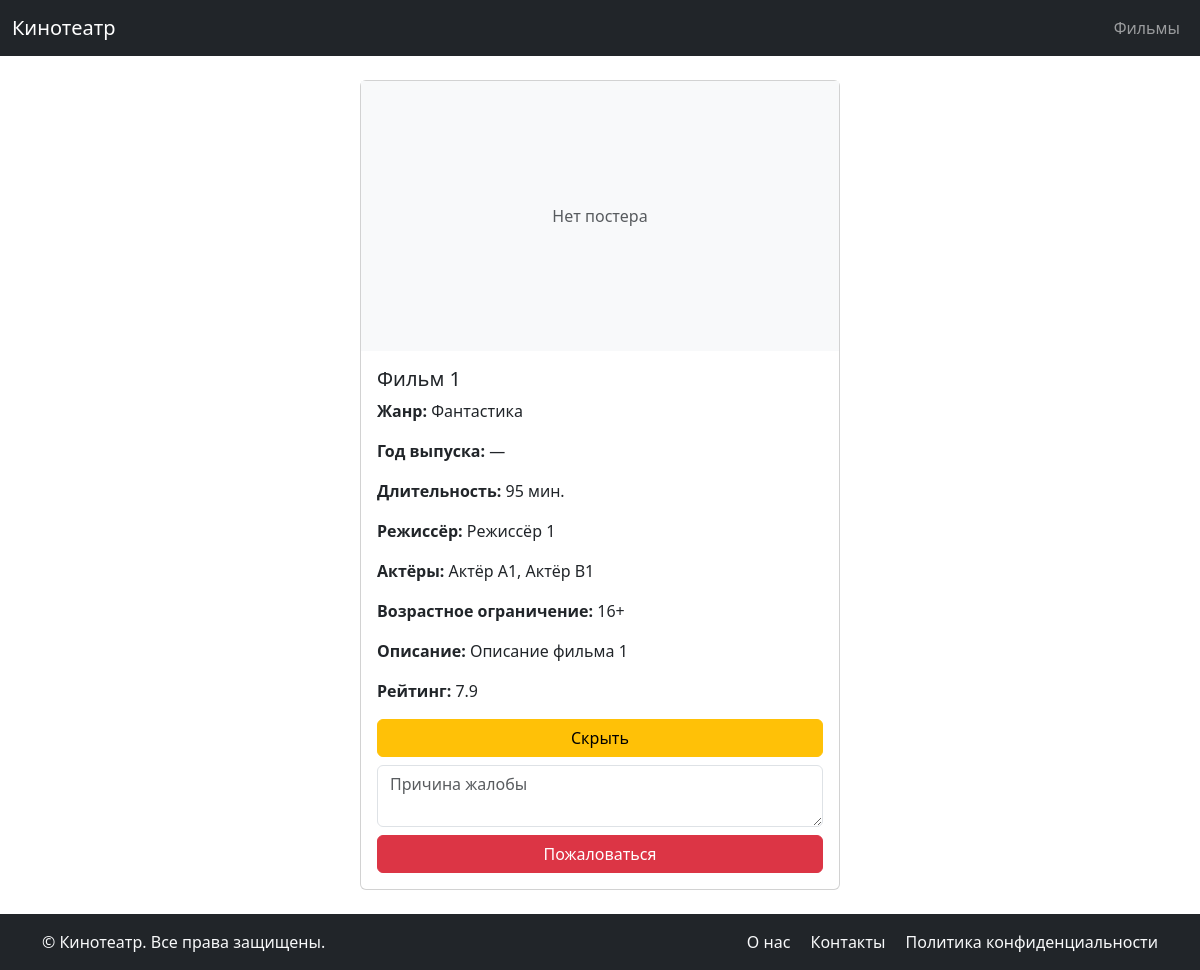
The app's page /movie/2/ with its own data.
### movies/models.py (models this page shows, shortened)
class Movie(models.Model):
    title = models.CharField("Название", max_length=255)
    genre = models.CharField("Жанр", max_length=100)
    duration = models.PositiveIntegerField("Длительность (мин)")
    director = models.CharField("Режиссёр", max_length=255)
    actors = models.TextField("Актёры")
    release_date = models.DateField("Дата выпуска", null=True, blank=True)
    age_limit = models.CharField("Возрастное ограничение", max_length=10)
    description = models.TextField("Описание")
    rating = models.FloatField("Рейтинг", null=True, blank=True)
    poster = models.ImageField("Постер", null=True, blank=True, upload_to="posters/")
    def display_rating(self):
        return f"{self.rating:.1f}" if self.rating is not None else "Нет оценки"
    display_rating.short_description = "Рейтинг"
    class Meta:
        verbose_name = "Фильм"
        verbose_name_plural = "Фильмы"
    def release_year(self):
        return self.release_date.year if self.release_date else "—"
    release_year.short_description = "Год выпуска"

### movies/views.py (the view)
# urls.py: path('movie/<int:movie_id>/', views.movie_detail, name='movie_detail'),
def movie_detail(request, movie_id):
    movie = get_object_or_404(Movie, id=movie_id)
    return render(request, 'movies/movie_detail.html', {'movie': movie})

### movies/templates/movies/movie_detail.html (shortened to what this page needs)
{% extends "movies/base.html" %}
{% block content %}
<div class="card" style="width: 30rem; margin: auto;">
  {% if movie.poster %}
    <img src="{{ movie.poster.url }}" class="card-img-top" alt="{{ movie.title }}">
  {% else %}
    <div class="d-flex align-items-center justify-content-center bg-light" style="height: 270px;">
      <span class="text-muted">Нет постера</span>
    </div>
  {% endif %}
  <div class="card-body">
    <h5 class="card-title">{{ movie.title }}</h5>
    <p class="card-text"><strong>Жанр:</strong> {{ movie.genre }}</p>
    <p class="card-text"><strong>Год выпуска:</strong> {{ movie.release_year }}</p>
    <p class="card-text"><strong>Длительность:</strong> {{ movie.duration }} мин.</p>
    <p class="card-text"><strong>Режиссёр:</strong> {{ movie.director }}</p>
    <p class="card-text"><strong>Актёры:</strong> {{ movie.actors }}</p>
    <p class="card-text"><strong>Возрастное ограничение:</strong> {{ movie.age_limit }}</p>
    <p class="card-text"><strong>Описание:</strong> {{ movie.description }}</p>
    <p class="card-text"><strong>Рейтинг:</strong> {{ movie.display_rating }}</p>
    <form method="post" action="{% url 'hide_movie' movie.id %}" class="mb-2">
      <button type="submit" class="btn btn-warning w-100">Скрыть</button>
    </form>
    <form method="post" action="{% url 'report_movie' movie.id %}">
      <div class="mb-2">
        <textarea name="reason" placeholder="Причина жалобы" required class="form-control" rows="2"></textarea>
      </div>
      <button type="submit" class="btn btn-danger w-100">Пожаловаться</button>
    </form>
  </div>
</div>
{% endblock %}

### records on screen
Movie: title "Фильм 1", genre "Фантастика", release_year "—", duration "95", director "Режиссёр 1", actors "Актёр A1, Актёр B1", age_limit "16+", description "Описание фильма 1", display_rating "7.9"
